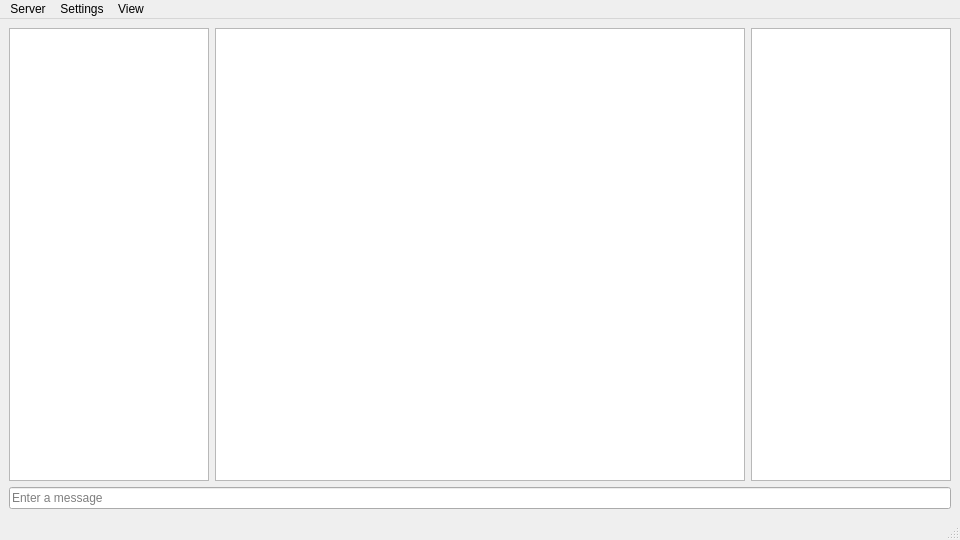
<?xml version="1.0" encoding="UTF-8"?>
<ui version="4.0">
 <class>MainWindow</class>
 <widget class="QMainWindow" name="MainWindow">
  <property name="geometry">
   <rect>
    <x>0</x>
    <y>0</y>
    <width>960</width>
    <height>540</height>
   </rect>
  </property>
  <property name="minimumSize">
   <size>
    <width>682</width>
    <height>297</height>
   </size>
  </property>
  <property name="windowTitle">
   <string/>
  </property>
  <widget class="QWidget" name="centralwidget">
   <layout class="QVBoxLayout" name="verticalLayout">
    <item>
     <layout class="QHBoxLayout" name="horizontalLayout">
      <item>
       <widget class="QTreeWidget" name="treeWidget">
        <property name="maximumSize">
         <size>
          <width>200</width>
          <height>16777215</height>
         </size>
        </property>
        <attribute name="headerVisible">
         <bool>false</bool>
        </attribute>
        <column>
         <property name="text">
          <string>1</string>
         </property>
        </column>
       </widget>
      </item>
      <item>
       <widget class="ChatBrowser" name="chatBrowser">
        <property name="acceptDrops">
         <bool>false</bool>
        </property>
        <property name="readOnly">
         <bool>true</bool>
        </property>
        <property name="openExternalLinks">
         <bool>false</bool>
        </property>
        <property name="openLinks">
         <bool>false</bool>
        </property>
       </widget>
      </item>
      <item>
       <widget class="QListWidget" name="listWidget">
        <property name="maximumSize">
         <size>
          <width>200</width>
          <height>16777215</height>
         </size>
        </property>
        <property name="selectionMode">
         <enum>QAbstractItemView::NoSelection</enum>
        </property>
       </widget>
      </item>
     </layout>
    </item>
    <item>
     <widget class="QLineEdit" name="lineEdit">
      <property name="acceptDrops">
       <bool>false</bool>
      </property>
      <property name="placeholderText">
       <string>Enter a message</string>
      </property>
     </widget>
    </item>
   </layout>
  </widget>
  <widget class="QMenuBar" name="menubar">
   <property name="geometry">
    <rect>
     <x>0</x>
     <y>0</y>
     <width>960</width>
     <height>30</height>
    </rect>
   </property>
   <widget class="QMenu" name="menuServer">
    <property name="title">
     <string>Server</string>
    </property>
    <addaction name="actionConnect"/>
    <addaction name="actionDisconnect"/>
    <addaction name="separator"/>
    <addaction name="actionLeave_Room"/>
   </widget>
   <widget class="QMenu" name="menuSettings">
    <property name="title">
     <string>Settings</string>
    </property>
    <addaction name="actionColor_Theme"/>
   </widget>
   <widget class="QMenu" name="menuView">
    <property name="title">
     <string>View</string>
    </property>
    <addaction name="actionHistory"/>
   </widget>
   <addaction name="menuServer"/>
   <addaction name="menuSettings"/>
   <addaction name="menuView"/>
  </widget>
  <widget class="QStatusBar" name="statusbar"/>
  <action name="actionConnect">
   <property name="text">
    <string>Connect</string>
   </property>
  </action>
  <action name="actionDefault">
   <property name="text">
    <string>Default</string>
   </property>
  </action>
  <action name="actionDark">
   <property name="text">
    <string>Dark</string>
   </property>
  </action>
  <action name="actionDisconnect">
   <property name="text">
    <string>Disconnect</string>
   </property>
  </action>
  <action name="actionLeave_Room">
   <property name="text">
    <string>Leave Room</string>
   </property>
  </action>
  <action name="actionReconnect">
   <property name="text">
    <string>Reconnect</string>
   </property>
  </action>
  <action name="actionSet_Proxy">
   <property name="text">
    <string>Set Proxy</string>
   </property>
  </action>
  <action name="actionHistory">
   <property name="text">
    <string>History</string>
   </property>
  </action>
  <action name="actionColor_Theme">
   <property name="text">
    <string>Color Theme</string>
   </property>
  </action>
 </widget>
 <customwidgets>
  <customwidget>
   <class>ChatBrowser</class>
   <extends>QTextBrowser</extends>
   <header>src/chatbrowser.h</header>
  </customwidget>
 </customwidgets>
 <resources/>
 <connections/>
</ui>
